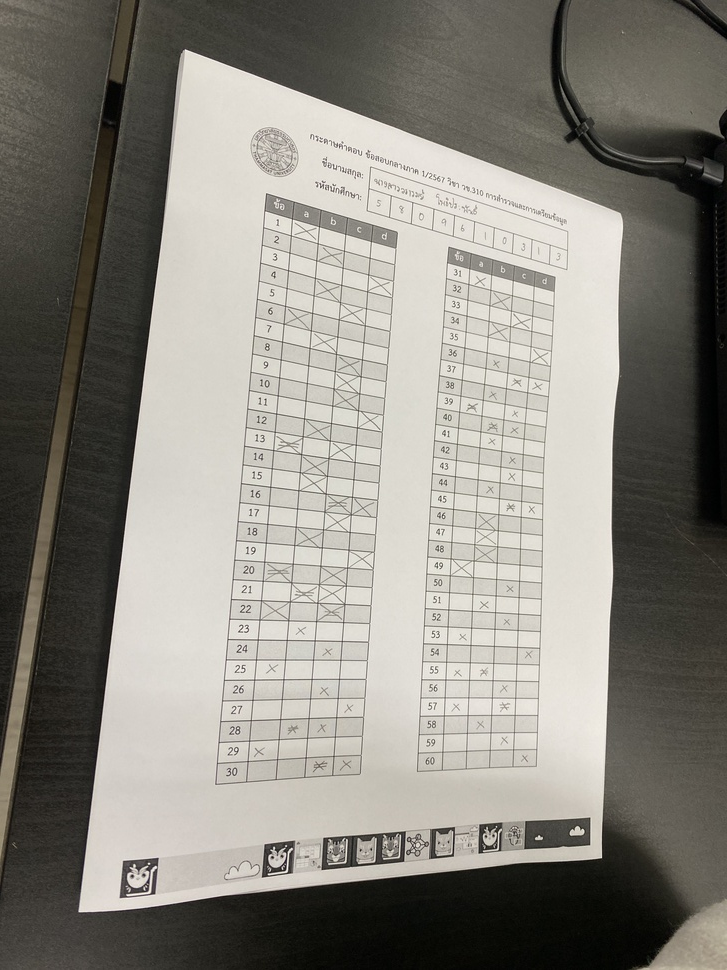
#> input picture tools/input2.jpeg, 727 x 970 px, shrunk from 3024 x 4032 before the run
$ jupyter execute read_answer_sheet.ipynb
#> lines starting #> are read from the running program, lines starting #| are printed output that depends on the picture
[cell 1]
# pip install opencv-python opencv-python-headless

[cell 2]
import cv2
import numpy as np
import matplotlib.pyplot as plt

# Load the input image and reference (standard) image
input_image = cv2.imread('input2.jpeg', cv2.IMREAD_GRAYSCALE)
#> input_image: shape (970, 727); min 0, max 255, mean 135.5
reference_image = cv2.imread('ref.png', cv2.IMREAD_GRAYSCALE)
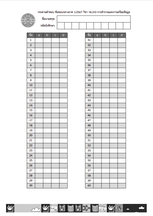
#> input picture tools/ref.png, 153 x 216 px, shrunk from 634 x 896 before the run
#> reference_image: shape (216, 153); min 9, max 255, mean 230.6

# Initialize SIFT detector
sift = cv2.SIFT_create()

# Find keypoints and descriptors in both images
keypoints_input, descriptors_input = sift.detectAndCompute(input_image, None)
#> keypoints_input = 1086 keypoints; strongest (x, y, size): (282, 856, 1.9), (132, 876, 2.2), (144, 875, 2.3), (539, 838, 3.5)
keypoints_reference, descriptors_reference = sift.detectAndCompute(reference_image, None)
#> keypoints_reference = 503 keypoints; strongest (x, y, size): (141, 208, 2), (7, 205, 1.8), (7, 211, 2.1), (145, 205, 2.7)

# Use the brute-force matcher to find matches between the keypoints
bf = cv2.BFMatcher(cv2.NORM_L2, crossCheck=True)
matches = bf.match(descriptors_input, descriptors_reference)
#> matches = 87 matches

# Sort the matches based on distance (best matches first)
matches = sorted(matches, key=lambda x: x.distance)

# Draw the matches for visualization (optional)
matched_image = cv2.drawMatches(input_image, keypoints_input, reference_image, keypoints_reference, matches[:50], None, flags=cv2.DrawMatchesFlags_NOT_DRAW_SINGLE_POINTS)
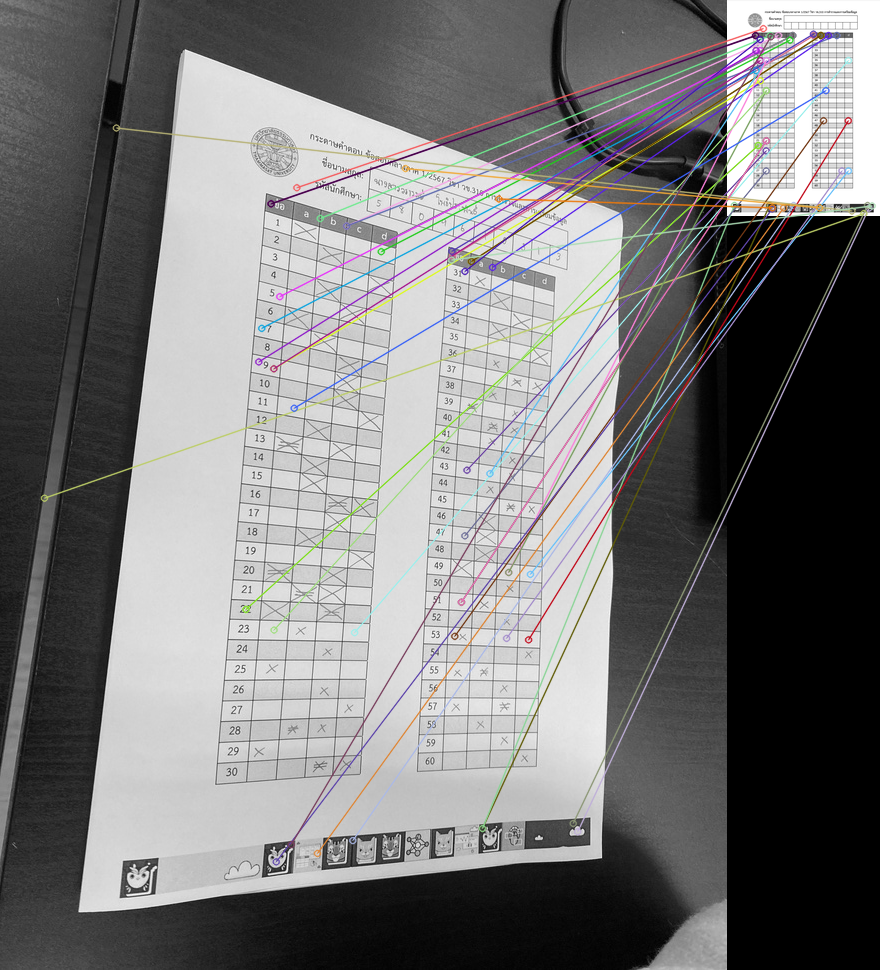
#> matched_image: shape (970, 880, 3); mean of channels 0, 1, 2 120.4, 120.1, 120.7; drawn as B, G, R
plt.figure(figsize=(8,8))
plt.imshow(matched_image)
plt.title('Matched Keypoints')
plt.show()

[cell 3]
# Extract location of good matches
points_input = np.float32([keypoints_input[m.queryIdx].pt for m in matches]).reshape(-1, 1, 2)
#> points_input = 87 rows, first 8: [346.2, 225.6], [346.2, 225.6], [390.2, 238.7], [492, 266.9], [319.8, 218], [452.1, 255.6], [273.4, 368.3], [390.2, 238.7]
points_reference = np.float32([keypoints_reference[m.trainIdx].pt for m in matches]).reshape(-1, 1, 2)
#> points_reference = 87 rows, first 8: [51, 34.99], [109.3, 35.06], [65.17, 35.05], [101.1, 35.06], [42.8, 34.99], [86.39, 35.08], [32.85, 80.3], [65.17, 35.05]

# Estimate the homography matrix
H, mask = cv2.findHomography(points_input, points_reference, cv2.RANSAC, 5.0)
#> H = [[0.232, 0.0246, -42.77], [-0.089, 0.254, 3.04], [-0.000523, 0.000103, 1]]; mask = 87 values, max 1 at index 0, min 0 at index 1, mean 0.299

# Warp the input image to align with the reference image
height, width = reference_image.shape
#> height = 216; width = 153
aligned_image = cv2.warpPerspective(input_image, H, (width, height))
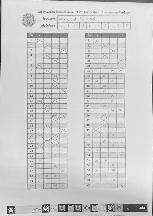
#> aligned_image: shape (216, 153); min 19, max 249, mean 205.1

# Show the aligned image
plt.figure(figsize=(8,8))
plt.imshow(aligned_image, cmap='gray')
plt.title('Aligned Answer Sheet')
plt.show()

# Save the aligned image (optional)
cv2.imwrite('output.jpg', aligned_image)
#> Out = True
